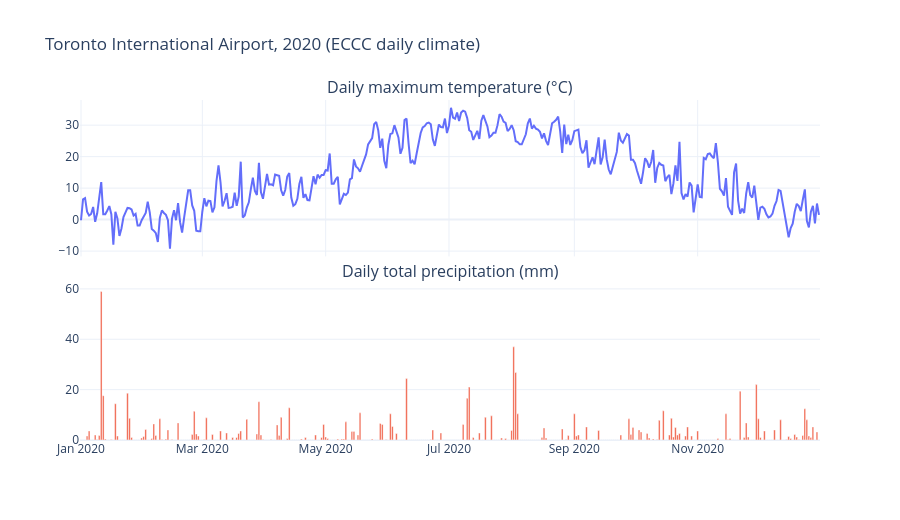

The notebook cell saved with this chart:
### Code cell
# Daily maximum temperature and precipitation; missing values stay gaps.
view = daily.sort_values("date")
fig = make_subplots(rows=2, cols=1, shared_xaxes=True, vertical_spacing=0.08,
                    subplot_titles=("Daily maximum temperature (°C)", "Daily total precipitation (mm)"))
fig.add_trace(go.Scatter(x=view["date"], y=view["MAX_TEMPERATURE"], mode="lines",
                         name="Max temperature", connectgaps=False), row=1, col=1)
fig.add_trace(go.Bar(x=view["date"], y=view["TOTAL_PRECIPITATION"], name="Precipitation"), row=2, col=1)
fig.update_layout(title="Toronto International Airport, 2020 (ECCC daily climate)", showlegend=False, height=520)
fig.show()

### Figure 1 — Plotly figure (JSON) as saved in the notebook; plotly's stock layout.template omitted (floating-point values rounded to 4 significant figures; data arrays with more than 128 entries replaced by an {"elided": "..."} marker saying what was removed)
{"data": [{"connectgaps": false, "mode": "lines", "name": "Max temperature", "type": "scatter", "x": {"elided": "366 str values"}, "xaxis": "x", "y": {"elided": "366 float values"}, "yaxis": "y"}, {"name": "Precipitation", "type": "bar", "x": {"elided": "366 str values"}, "xaxis": "x2", "y": {"elided": "366 float values"}, "yaxis": "y2"}], "layout": {"annotations": [{"font": {"size": 16}, "showarrow": false, "text": "Daily maximum temperature (°C)", "x": 0.5, "xanchor": "center", "xref": "paper", "y": 1.0, "yanchor": "bottom", "yref": "paper"}, {"font": {"size": 16}, "showarrow": false, "text": "Daily total precipitation (mm)", "x": 0.5, "xanchor": "center", "xref": "paper", "y": 0.46, "yanchor": "bottom", "yref": "paper"}], "height": 520, "showlegend": false, "title": {"text": "Toronto International Airport, 2020 (ECCC daily climate)"}, "xaxis": {"anchor": "y", "domain": [0.0, 1.0], "matches": "x2", "showticklabels": false}, "xaxis2": {"anchor": "y2", "domain": [0.0, 1.0]}, "yaxis": {"anchor": "x", "domain": [0.54, 1.0]}, "yaxis2": {"anchor": "x2", "domain": [0.0, 0.46]}}}
